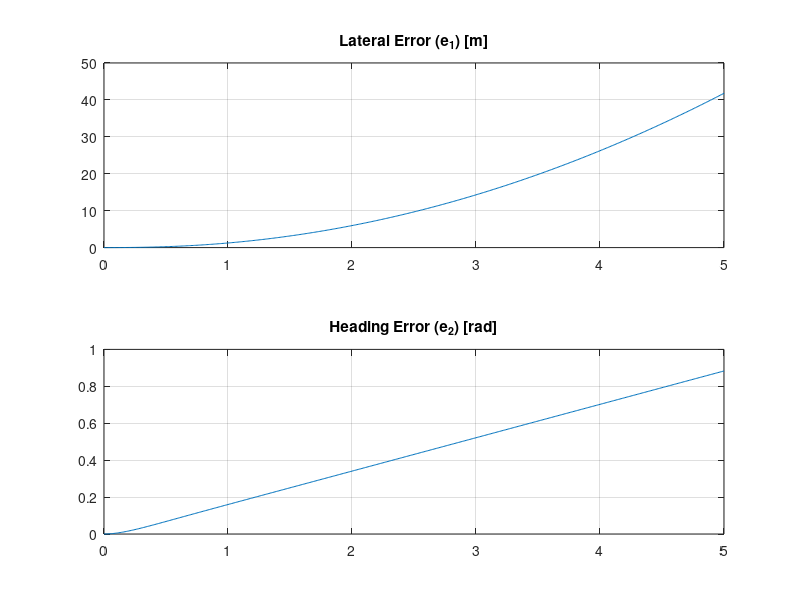

Reproduce this figure in MATLAB.
%% Equations of Motion for Bicycle Model

% STATES REL TO CENTERLINE (not inertial)
    % e1: lateral position error from centerline
    % e1_dot: lateral velocity error
    % e2: heading angle error from centerline
    % e2_dot: heading angular velocity error (e3_dot)

% Notebook has written dynamics derivations

m = 1500; % (kg), mass
Izz = 3000; % (kg*m^2), inertia about birds-eye z axis
Vx = 20; % (m/s), forward longitudinal velocity

Cf = 40000; %(N/rad/tire), front tire turn stiffness (virtual of both front)
Cr = 40000; %(N/rad/tire), rear tire turn stiffness (virtual of both rear)
lf = 1.2; % (m), distance from COM to front tire
lr = 1.6; % (m), distance from COM to rear tire


% State Space Matrices
A = [0, 1, 0, 0;
     0, (-2*(Cf+Cr))/(m*Vx), (2*(Cf+Cr))/m, (-2*(Cf*lf-Cr*lr))/(m*Vx);
     0, 0, 0, 1;
     0, (-2*(Cf*lf-Cr*lr))/(Izz*Vx), (2*(Cf*lf-Cr*lr))/Izz, (-2*(Cf*lf^2+Cr*lr^2))/(Izz*Vx)]

B = [0; 2*Cf/m; 0; 2*Cf*lf/Izz]

E = [0; (-2*(Cf*lf-Cr*lr))/m - Vx^2; 0; (-2*(Cf*lf^2+Cr*lr^2))/Izz]

C = eye(4)
D = zeros(4,1)

%% OL Dynamics Check
sys_c = ss(A, B, C, D);

% Run a step response with a 0.035 rad (2 degree) steering input
t = 0:0.01:5; % 5 second timespan
u = 0.035 * ones(size(t)); % Constant front steering angle
[y, t, x] = lsim(sys_c, u, t);

figure
subplot(2,1,1)
plot(t, x(:,1))
title('Lateral Error (e_1) [m]')
grid on

subplot(2,1,2)
plot(t, x(:,3))
title('Heading Error (e_2) [rad]')
grid on


%% Discrete Time State Space
dt = 0.05

sys_d = c2d(sys_c, dt, 'zoh') % zoh for discrete and eventual PIL test
